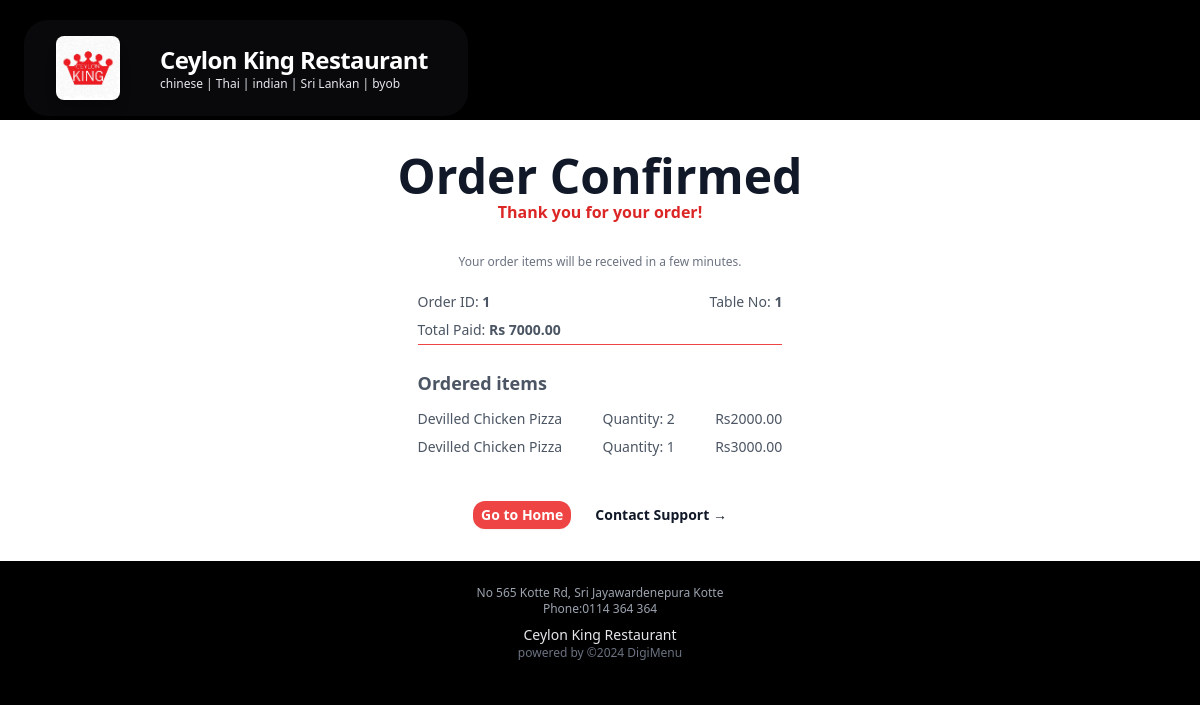
The page /app/1/cart/orderconfirm/1 on the database as committed earlier.
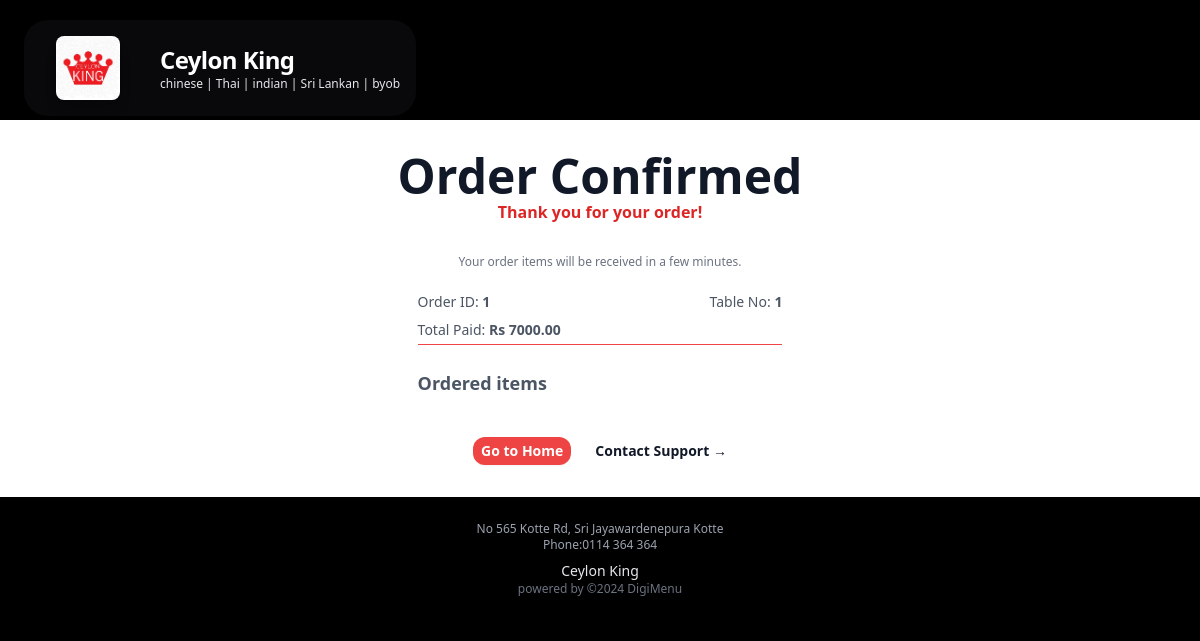
The same page on the database as committed later.
### main/models.py (models this page shows, shortened)
class Profile(models.Model):
    user = models.OneToOneField(User, on_delete=models.CASCADE)
    phone = models.CharField(max_length=20, blank=True)
    address1 = models.CharField(max_length=200, blank=True)
    resturant_name = models.CharField(max_length=200, blank=True)
    resturant_slogan = models.CharField(max_length=200, blank=True)
    image = models.ImageField(upload_to='uploads/product/', blank=True, null=True)
    description = models.CharField(max_length=400, default='0', blank=True, null=True)
    city = models.CharField(max_length=200, blank=True)
    zipcode = models.CharField(max_length=200, blank=True)
    country = models.CharField(max_length=200, blank=True)

class Portion(models.Model):
    product = models.ForeignKey(Product, on_delete=models.CASCADE, related_name='portions')
    name = models.CharField(max_length=100)
    price = models.DecimalField(default=0, decimal_places=2, max_digits=6)
    size = models.CharField(max_length=20, null=True, blank=True)

class Product(models.Model):
    name = models.CharField(max_length=100)
    resturant = models.ForeignKey(Profile, on_delete=models.CASCADE)
    menu = models.ForeignKey(Category, on_delete=models.CASCADE, default=1)
    description = models.CharField(max_length=250, default='0', blank=True, null=True)
    image = models.ImageField(upload_to='uploads/product/', blank=True, null=True)
    stock = models.IntegerField(default=0)
    is_available = models.BooleanField(default=True)  # Field to track product availability

### cart/models.py (models this page shows, shortened)
class Order(models.Model):
	phone = models.CharField(max_length=20, blank=True)
	table_no = models.PositiveBigIntegerField(default=1, null=False)
	amount_paid = models.DecimalField(max_digits=7, decimal_places=2)
	date_ordered = models.DateTimeField(auto_now_add=True)
	resturant = models.ForeignKey(Profile, on_delete=models.CASCADE)

class OrderItem(models.Model):
	order = models.ForeignKey(Order, on_delete=models.CASCADE, null=True)
	portion = models.ForeignKey(Portion, on_delete=models.CASCADE, null=True)
	quantity = models.PositiveBigIntegerField(default=1)
	price = models.DecimalField(max_digits=7, decimal_places=2)

### cart/views.py (the view)
# urls.py: path('orderconfirm/<int:order_id>', views.order_placed, name="orderconfirm"),
def order_placed(request, resturant_id, order_id):
    order = Order.objects.get(id=order_id)
    items = OrderItem.objects.filter(order_id=order_id)
    context = {
        'order': order,
        'items': items
    }
    return render(request, 'orderconfirm.html', context)

### cart/cart.py (called while the page is built)
    def cart_total(self, app_id):
        self.session_key = f'app_{app_id}_cart'
        self.cart = self.session.get(self.session_key, {})
        portion_ids = self.cart.keys()
        portions = Portion.objects.filter(id__in=portion_ids)
        quantities = self.cart
        total = 0
        for key, value in quantities.items():
            key = int(key)
            for portion in portions:
                if portion.id == key:
                    total = total + (portion.price * value)
        return total

    def __len__(self):
        return len(self.cart)

    def get_prods(self):
        portion_ids = self.cart.keys()
        portions = Portion.objects.filter(id__in=portion_ids)
        return portions

    def get_quants(self):
        return self.cart

### cart/context_processors.py (called while the page is built)
def cart_items(request):
    app_id = request.resolver_match.kwargs.get('resturant_id')
    cart = Cart(request, app_id)
    return {
        'cart_products': cart.get_prods(),
        'quantities': cart.get_quants(),
        'total_items': cart.__len__(),
        'totals': cart.cart_total(app_id),
    }

### dashboard/context_processors.py (called while the page is built)
def profile(request):
    if request.user.is_authenticated:
        profile = get_object_or_404(Profile, user=request.user)
        return {"profile": profile}
    else:
        return {}  # Return an empty context or default values as needed

### main/context_processors.py (called while the page is built)
def resturant(request):
    resturant_id = request.resolver_match.kwargs.get('resturant_id', None)
    if resturant_id:
        profile = get_object_or_404(Profile, id=resturant_id)
        categories = Category.objects.filter(resturant=profile)
        return {
            'menus': categories,
            'resturant': profile,
        }
    return {}

### cart/templates/orderconfirm.html (shortened to what this page needs)
{% extends 'cartbase.html' %}
{% load static %}
{% block content %}
<div class="grid bg-white py-8 place-items-center px-6 lg:px-8">
    <div class="text-center">
        <h1 class="text-3xl font-bold text-gray-900 sm:text-5xl">Order Confirmed</h1>
        <p class="mt- text-base font-semibold text-red-600">Thank you for your order!</p>
        <p class="mt-6 mb-3 text-base leading-7 text-xs text-gray-500">
            Your order items will be received in a few minutes.
        </p>
        <div class="text-left text-base leading-7 text-gray-600 mx-auto max-w-4xl text-sm px-5 bg-white ">
            <div class=" flex flex-row justify-between">
                <p class="">Order ID: <strong>{{ order.id }}</strong></p>
                <p class="">Table No: <strong>{{ order.table_no }}</strong></p>
            </div>
            <p class="">Total Paid: <strong>Rs {{order.amount_paid|floatformat:2 }}</strong></p>
            <hr class="border-b-0.5 border-red-500">
            <div class="mt-6">
                <h2 class="text-lg font-semibold mb-2">Ordered items</h2>
                <ul>
                    {% for item in items %}
                    <li class="flex justify-between items-center hover:bg-gray-100 rounded">
                        <span class="font-medium">{{ item.portion.product.name }}</span>
                        <span class="mx-1">Quantity: {{ item.quantity }}</span>
                        <span>Rs{{ item.price|floatformat:2 }}</span>
                    </li>
                    {% endfor %}
                </ul>
            </div>
        </div>
        <div class="mt-10 flex items-center justify-center gap-x-6">
            <a href="{% url 'menuhome' resturant.id %}" class="rounded-xl bg-red-500 px-2 py-1 text-sm font-semibold text-white shadow-sm hover:bg-red-500 focus-visible:outline focus-visible:outline-2 focus-visible:outline-offset-2 focus-visible:outline-red-600">Go to Home</a>
            <a href="#" class="text-sm font-semibold text-gray-900">Contact Support <span aria-hidden="true">&rarr;</span></a>
        </div>
    </div>
</div>
{% endblock %}

### cart/templates/cartbase.html (shortened to what this page needs)
{% load static %}
<!DOCTYPE html>
<html lang="en">
<head>
    <link rel="stylesheet" href="{% static 'styles.css' %}">
    <script src="https://cdn.tailwindcss.com"></script>
</head>
<body class="bg-black">
    <header>
        {% include 'cartheader.html' %}
    </header>
    <main>
    <div class="rounded-xl bg-white mt-3 flex flex-col justify-center w-full " style="margin-top: -20px;">
        {% block content %}
        {% endblock %}
    </div>
    </main>
        {% include 'mainfooter.html' %}
</body>
</html>

### cart/templates/cartheader.html
{% load static %}
<div class=" pt-2 p-6 flex flex-col " style="background-color: #000000;" >
  <div class="">
    <div class="">
      <div class="flex mt-3 bg-zinc-950 max-w-fit justify-center items-center rounded-3xl px-4">
        <img src="{{resturant.image.url}}" alt="Company Logo" class="w-16 h-16 m-4 rounded-lg shadow-lg">
        <div class="flex flex-col  justify-center ">
          <p class=" text-3xl mx-6 mt-3 text-left font-bold tracking-tight text-white sm:text-2xl">{{resturant.resturant_name}}</p>
          <p class="text-xs ml-6 mb-3 text-left text-gray-200">{{resturant.resturant_slogan}}</p>
          </div>
      </div>
    </div>
  </div>
</div>

### main/templates/mainfooter.html
<footer class="bg-black py-4">
    <div class="container mx-auto px-4 flex flex-col items-center justify-center">
      <p class="text-gray-400 text-xs mt-2">No 565 Kotte Rd, Sri Jayawardenepura Kotte </p>
      <p class="text-gray-400 text-xs">Phone:0114 364 364 </p>
      <p class="text-gray-200 text-sm pt-2">{{resturant.resturant_name}}</p>
      <p class="text-gray-500 text-xs text-center">powered by <a href="#" class="text-gray-500">©2024 DigiMenu</a></p>
    </footer>

Rows that differ between the two databases and show on the page:
removed OrderItem: portion.product.name "Devilled Chicken Pizza", quantity "2", price "2000.00"
removed OrderItem: portion.product.name "Devilled Chicken Pizza", quantity "1", price "3000.00"
changed Profile "chinese | Thai | indian | Sri Lankan | byob": resturant_name "Ceylon King Restaurant" → "Ceylon King"
